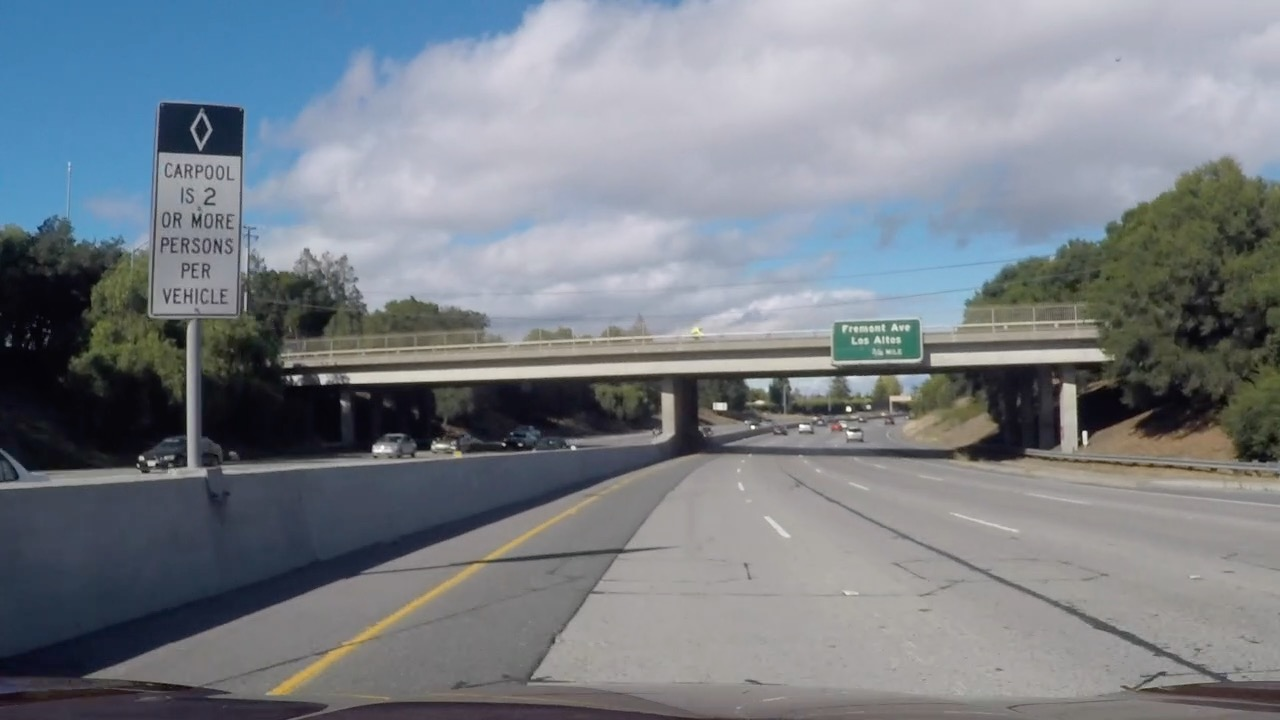
#> input picture test_images/challenge_video.jpg, 1280 x 720 px; its folder holds only this picture in this run
$ python -i imagePreProcessing.py   (imports and definitions only)   (older library calls are emulated)
#> lines starting #> are read from the running program, lines starting #| are printed output that depends on the picture; after the words box and inside, x2 and y2 are one past the last pixel; in counts of white or black regions, pixels touching at a corner belong together
'''
Created on 04.02.2017

@author: Christian
'''
import numpy as np
import cv2
import matplotlib.pyplot as plt
import matplotlib.image as mpimg
import glob
from numpy import uint8

######################################################################################################
def binaryImage(image):
    showPictures = False
    sum_img = 2*thresholding(image) + sobeling(image)

    if showPictures:
        plt.imshow(sum_img, cmap='gray')
        plt.axis('off')
        plt.show()

    combined = np.zeros_like(sum_img)
    combined[sum_img >= 3] = 1

    if showPictures:
        plt.imshow(combined, cmap='gray')
        plt.axis('off')
        plt.show()

    return combined

######################################################################################################
def thresholding(image):
    showPictures = False

    #R channel threshold
    r_channel = image[:,:,0]
    r_channel_tresh = channel_threshold(r_channel, threshold=(200,255))
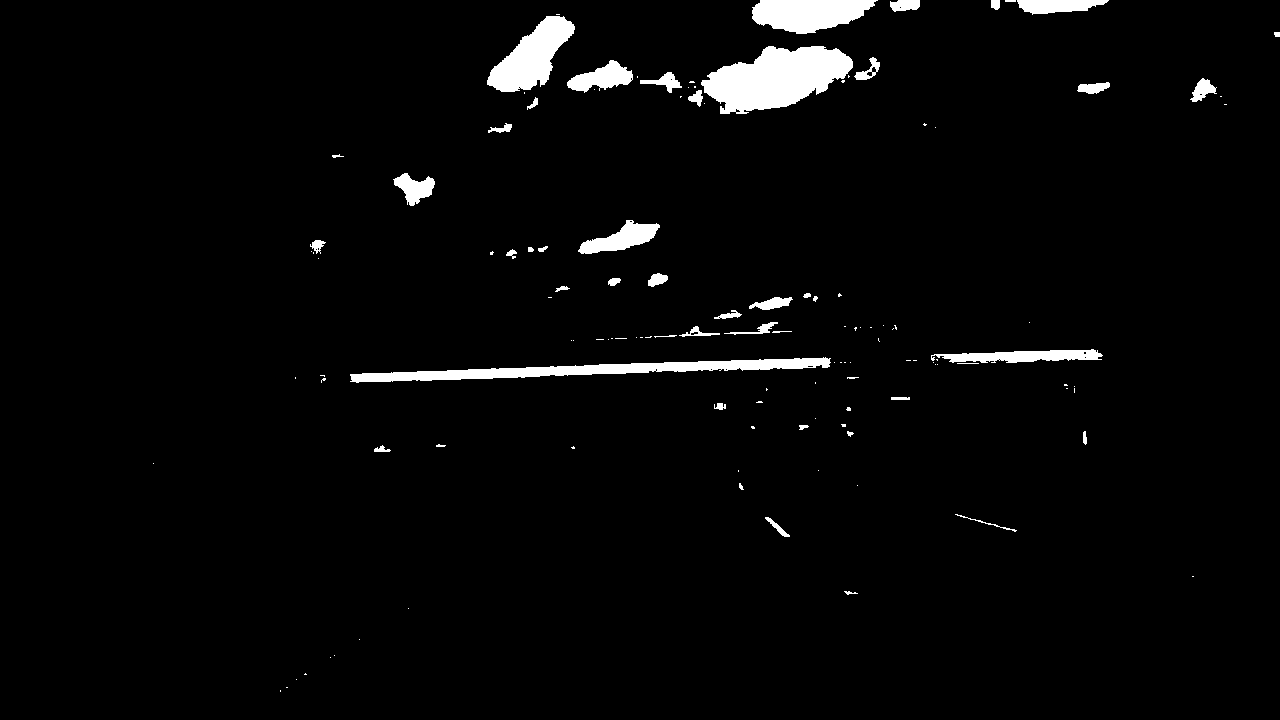
#> r_channel_tresh: shape (720, 1280); values 0 (black) and 1 (white), 3% white; 126 white regions (78 under 20 px), largest, box (x1, y1, x2, y2) and area: (701, 46, 853, 114) 6555, (350, 357, 831, 383) 4547, (487, 16, 575, 92) 3406
    if showPictures:
        plt.imshow(r_channel_tresh, cmap='gray')
        plt.axis('off')
        plt.show()

    #Convert to YUV colorspace
    yuv = cv2.cvtColor(image, cv2.COLOR_RGB2YUV).astype(np.float)
    y_channel = yuv[:,:,0]
    u_channel = yuv[:,:,1]

    #Convert to HLS colorspace
    hls = cv2.cvtColor(image, cv2.COLOR_RGB2HLS).astype(np.float)
    l_channel = hls[:,:,1]
    s_channel = hls[:,:,2]
    sl_channel = np.maximum(s_channel, l_channel)

    #U channel threshold
    u_channel_tresh = channel_threshold(u_channel, threshold=(50,120))
#> u_channel_tresh: shape (720, 1280) float64; values 0 (black) and 1 (white), 6% white; 49 white regions (18 under 20 px), largest, box (x1, y1, x2, y2) and area: (964, 161, 1280, 364) 18604, (1079, 353, 1280, 461) 7098, (77, 256, 184, 394) 5988
    if showPictures:
        plt.imshow(u_channel_tresh, cmap='gray')
        plt.axis('off')
        plt.show()

    #Y channel threshold
    y_channel_tresh = channel_threshold(y_channel, threshold=(200,255))
#> y_channel_tresh: shape (720, 1280) float64; values 0 (black) and 1 (white), 3.2% white; 164 white regions (113 under 20 px), largest, box (x1, y1, x2, y2) and area: (701, 45, 853, 114) 6766, (486, 10, 578, 111) 3976, (350, 358, 830, 382) 3897
    if showPictures:
        plt.imshow(y_channel_tresh, cmap='gray')
        plt.axis('off')
        plt.show()

    #max(S,L) channel threshold
    sl_channel_tresh = channel_threshold(sl_channel, threshold=(200,255))
#> sl_channel_tresh: shape (720, 1280) float64; values 0 (black) and 1 (white), 5.6% white; 198 white regions (150 under 20 px), largest, box (x1, y1, x2, y2) and area: (430, 0, 964, 148) 30018, (502, 216, 668, 262) 3514, (972, 0, 1125, 26) 2495
    if showPictures:
        plt.imshow(sl_channel_tresh, cmap='gray')
        plt.axis('off')
        plt.show()

    #Sum all single binary images
    sum_img = u_channel_tresh + y_channel_tresh + sl_channel_tresh + r_channel_tresh
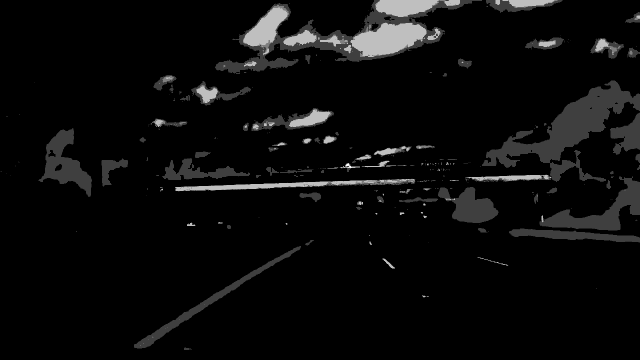
#> sum_img: shape (720, 1280) float64 (shown at 1/2 size); min 0, max 4, mean 0.177; drawn with min black and max white

    return sum_img

######################################################################################################
def sobeling(image):
    ksize = 3 # Choose a larger odd number to smooth gradient measurements
#> ksize = 3
    gray = cv2.cvtColor(image, cv2.COLOR_RGB2GRAY).astype(np.float)

    showPictures = False

    # Abs sobel X
    gradx = abs_sobel_thresh(gray, orient='x', sobel_kernel=ksize, thresh=(15, 100))
#> gradx: shape (720, 1280) float64; values 0 (black) and 1 (white), 5.2% white in thin lines or dots
    if showPictures:
        plt.imshow(gradx, cmap='gray')
        plt.axis('off')
        plt.show()

    # Abs sobel Y
    grady = abs_sobel_thresh(gray, orient='y', sobel_kernel=ksize, thresh=(15, 110))
#> call 2 of abs_sobel_thresh, with orient = 'y', sobel_kernel = 3, thresh = (15, 110)
#> in abs_sobel_thresh (call 2), `sobel = cv2.Sobel(img, cv2.CV_64F, 0, 1, ksize=sobel_kernel)`:
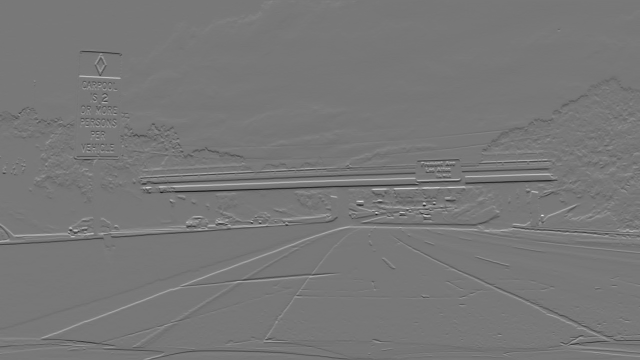
#> sobel: shape (720, 1280) float64 (shown at 1/2 size); min -646, max 725, mean -0.9; drawn with min black and max white
#> grady: shape (720, 1280) float64; values 0 (black) and 1 (white), 10.5% white; 2004 white regions (1581 under 20 px), largest, box (x1, y1, x2, y2) and area: (0, 383, 1280, 719) 20114, (193, 423, 676, 476) 6632, (275, 321, 833, 371) 6511
    if showPictures:
        plt.imshow(grady, cmap='gray')
        plt.axis('off')
        plt.show()

    # Mag sobel
    mag_binary = mag_thresh(gray, sobel_kernel=ksize, mag_thresh=(30, 200))
    if showPictures:
        plt.imshow(mag_binary, cmap='gray')
        plt.axis('off')
        plt.show()

    #Sum all single binary images
    sum_img = gradx + grady + mag_binary
    if showPictures:
        plt.imshow(sum_img, cmap='gray')
        plt.axis('off')
        plt.show()

    return sum_img
######################################################################################################
def mag_thresh(img, sobel_kernel=3, mag_thresh=(0, 255)):

    # 2) Take the gradient in x and y separately
#> called with sobel_kernel = 3, mag_thresh = (30, 200)
    sobelx = cv2.Sobel(img, cv2.CV_64F, 1, 0, ksize=sobel_kernel)
    sobely = cv2.Sobel(img, cv2.CV_64F, 0, 1, ksize=sobel_kernel)
    # 3) Calculate the magnitude
    sobelmag = np.sqrt(sobelx**2 + sobely**2)

    # 4) Scale to 8-bit (0 - 255) and convert to type = np.uint8
    scaled_sobel = np.uint8(255*sobelmag/np.max(sobelmag))

    # 5) Create a binary mask where mag thresholds are met
    sobelbinary = np.zeros_like(img)
    sobelbinary[(scaled_sobel >= mag_thresh[0]) & (scaled_sobel <= mag_thresh[1])] = 1
    # 6) Return this mask as your binary_output image
    return sobelbinary
######################################################################################################
def abs_sobel_thresh(img, orient='x', sobel_kernel=3, thresh=(0, 255)):

    # 2) Take the derivative in x or y given orient = 'x' or 'y'
    if orient == 'x':
        sobel = cv2.Sobel(img, cv2.CV_64F, 1, 0, ksize=sobel_kernel)
    else:
        sobel = cv2.Sobel(img, cv2.CV_64F, 0, 1, ksize=sobel_kernel)

    # 3) Take the absolute value of the derivative or gradient
    abs_sobel = np.absolute(sobel)

    # 4) Scale to 8-bit (0 - 255) then convert to type = np.uint8
    scaled_sobel = np.uint8(255*abs_sobel/np.max(abs_sobel))

    # 5) Create a mask of 1's where the scaled gradient magnitude
            # is > thresh_min and < thresh_max
    sbinary = np.zeros(img.shape)
    sbinary[(scaled_sobel >= thresh[0]) & (scaled_sobel <= thresh[1])] = 1

    # 6) Return this mask as your binary_output image
    return sbinary
######################################################################################################
# [19 lines left out: function dir_threshold, not called in this run]

######################################################################################################
def channel_threshold(image, threshold=(150,255)):
    binary = np.zeros_like(image)
    binary[((image >= threshold[0]) & (image <= threshold[1]))] = 1
    return binary
######################################################################################################

>>> import cv2
>>> picture = cv2.cvtColor(cv2.imread('../test_images/challenge_video.jpg'), cv2.COLOR_BGR2RGB)
>>> result = binaryImage(picture)
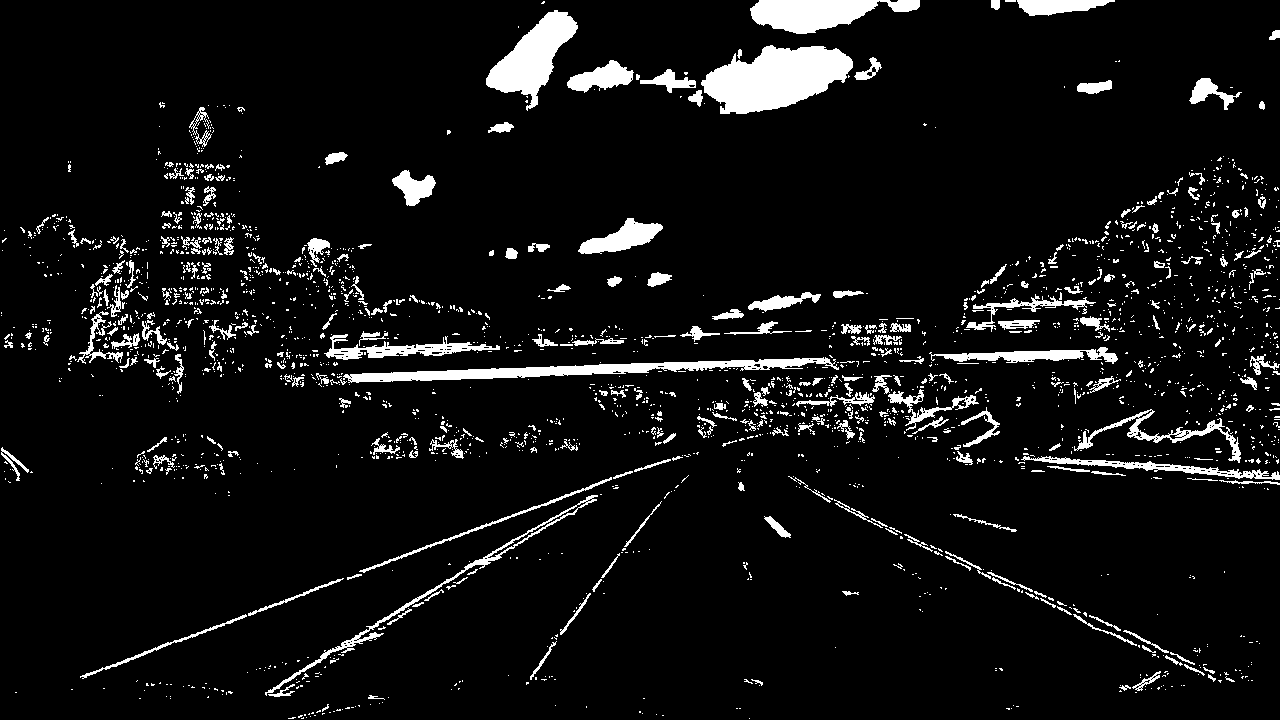
#> result: shape (720, 1280) float64; values 0 (black) and 1 (white), 6.9% white; 2447 white regions (2122 under 20 px), largest, box (x1, y1, x2, y2) and area: (701, 45, 853, 114) 6810, (343, 357, 839, 383) 4225, (486, 10, 578, 111) 3976

$ run again, on test_images/straight_lines1.jpg
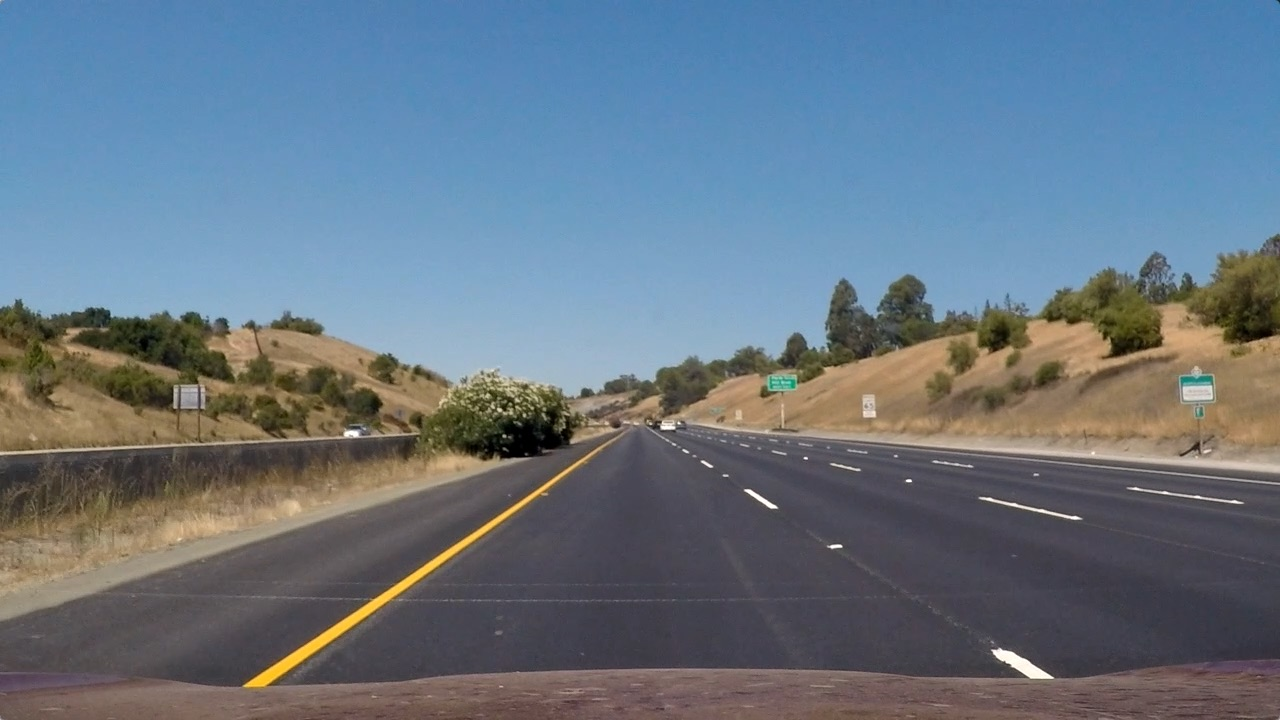
#> input picture test_images/straight_lines1.jpg, 1280 x 720 px
#> in thresholding, `r_channel_tresh = channel_threshold(r_channel, threshold=(200,255))`:
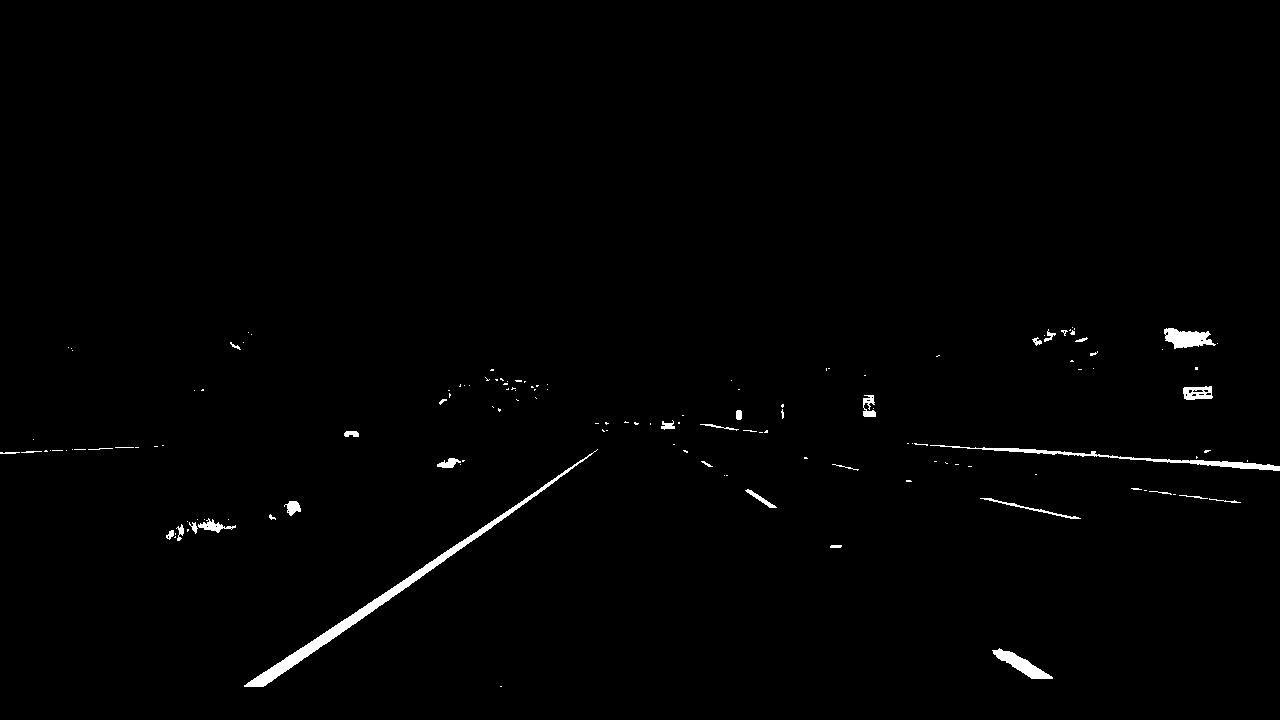
#> r_channel_tresh: shape (720, 1280); values 0 (black) and 1 (white), 0.89% white; 141 white regions (108 under 20 px), largest, box (x1, y1, x2, y2) and area: (244, 449, 598, 687) 2964, (930, 445, 1280, 471) 1143, (1164, 328, 1216, 349) 674
#> u_channel_tresh: shape (720, 1280) float64; values 0 (black) and 1 (white), 19.8% white; 44 white regions (21 under 20 px), largest, box (x1, y1, x2, y2) and area: (0, 253, 1280, 696) 175403, (80, 696, 222, 720) 2154, (808, 705, 960, 720) 1299
#> y_channel_tresh: shape (720, 1280) float64; values 0 (black) and 1 (white), 0.38% white; 129 white regions (116 under 20 px), largest, box (x1, y1, x2, y2) and area: (266, 467, 573, 673) 1316, (992, 648, 1053, 679) 647, (1183, 386, 1213, 400) 272
#> sl_channel_tresh: shape (720, 1280) float64; values 0 (black) and 1 (white), 0.65% white; 282 white regions (246 under 20 px), largest, box (x1, y1, x2, y2) and area: (246, 476, 560, 686) 2342, (992, 648, 1053, 679) 642, (1183, 386, 1212, 400) 249
#> ksize = 3
#> gradx: shape (720, 1280) float64; values 0 (black) and 1 (white), 6.2% white in thin lines or dots
#> grady: shape (720, 1280) float64; values 0 (black) and 1 (white), 9.2% white; 3567 white regions (3134 under 20 px), largest, box (x1, y1, x2, y2) and area: (143, 367, 1280, 689) 21908, (0, 411, 423, 456) 3152, (241, 309, 455, 410) 3111
#> mag_binary: shape (720, 1280) float64; values 0 (black) and 1 (white), 5.4% white in thin lines or dots
#> `result = binaryImage(picture)`:
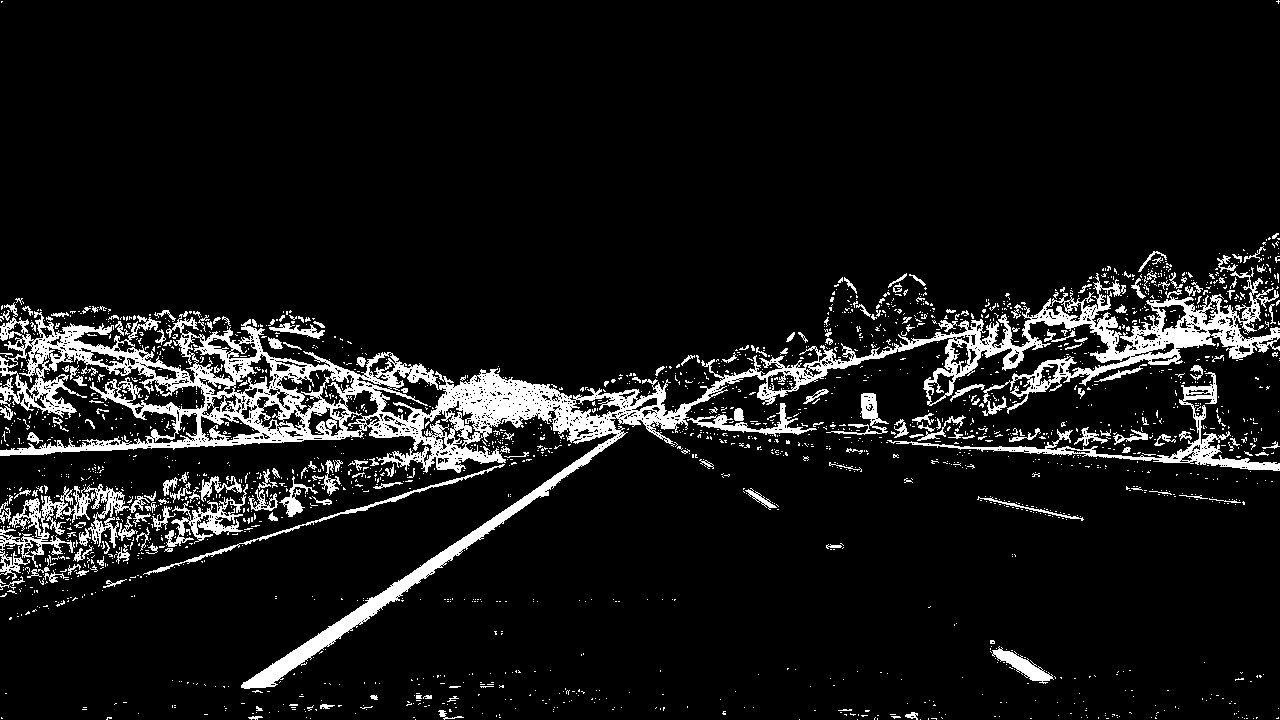
#> result: shape (720, 1280) float64; values 0 (black) and 1 (white), 8.8% white; 2257 white regions (2046 under 20 px), largest, box (x1, y1, x2, y2) and area: (0, 267, 1280, 689) 50495, (887, 372, 1280, 471) 3218, (0, 486, 75, 568) 1683
